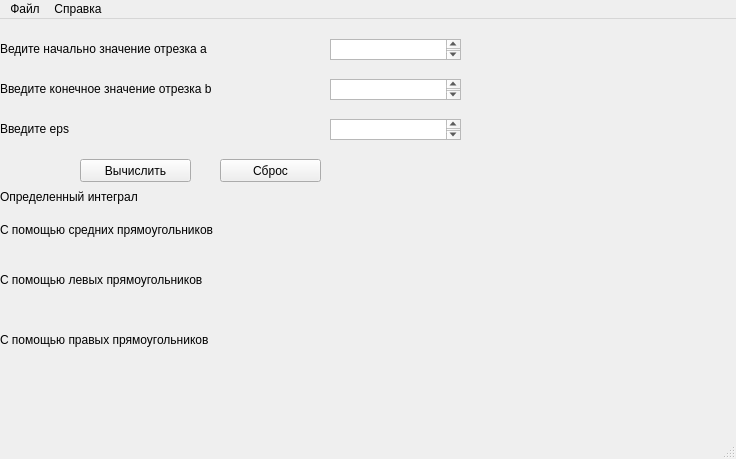
<?xml version="1.0" encoding="UTF-8"?>
<ui version="4.0">
 <class>MainWindow</class>
 <widget class="QMainWindow" name="MainWindow">
  <property name="geometry">
   <rect>
    <x>0</x>
    <y>0</y>
    <width>736</width>
    <height>459</height>
   </rect>
  </property>
  <property name="windowTitle">
   <string>MainWindow</string>
  </property>
  <widget class="QWidget" name="centralwidget">
   <widget class="QTextEdit" name="textEdit">
    <property name="geometry">
     <rect>
      <x>330</x>
      <y>20</y>
      <width>131</width>
      <height>21</height>
     </rect>
    </property>
   </widget>
   <widget class="QTextEdit" name="textEdit_2">
    <property name="geometry">
     <rect>
      <x>330</x>
      <y>60</y>
      <width>131</width>
      <height>21</height>
     </rect>
    </property>
   </widget>
   <widget class="QTextEdit" name="textEdit_3">
    <property name="geometry">
     <rect>
      <x>330</x>
      <y>100</y>
      <width>131</width>
      <height>21</height>
     </rect>
    </property>
   </widget>
   <widget class="QLabel" name="label">
    <property name="geometry">
     <rect>
      <x>0</x>
      <y>20</y>
      <width>331</width>
      <height>20</height>
     </rect>
    </property>
    <property name="text">
     <string>Ведите начально значение отрезка а</string>
    </property>
   </widget>
   <widget class="QLabel" name="label_2">
    <property name="geometry">
     <rect>
      <x>0</x>
      <y>60</y>
      <width>331</width>
      <height>20</height>
     </rect>
    </property>
    <property name="text">
     <string>Введите конечное значение отрезка b</string>
    </property>
   </widget>
   <widget class="QLabel" name="label_3">
    <property name="geometry">
     <rect>
      <x>0</x>
      <y>100</y>
      <width>151</width>
      <height>20</height>
     </rect>
    </property>
    <property name="text">
     <string>Введите eps</string>
    </property>
   </widget>
   <widget class="QPushButton" name="pushButton">
    <property name="geometry">
     <rect>
      <x>80</x>
      <y>140</y>
      <width>111</width>
      <height>23</height>
     </rect>
    </property>
    <property name="text">
     <string>Вычислить</string>
    </property>
   </widget>
   <widget class="QPushButton" name="pushButton_2">
    <property name="geometry">
     <rect>
      <x>220</x>
      <y>140</y>
      <width>101</width>
      <height>23</height>
     </rect>
    </property>
    <property name="text">
     <string>Сброс</string>
    </property>
   </widget>
   <widget class="QLabel" name="label_4">
    <property name="geometry">
     <rect>
      <x>0</x>
      <y>170</y>
      <width>301</width>
      <height>16</height>
     </rect>
    </property>
    <property name="text">
     <string>Определенный интеграл </string>
    </property>
   </widget>
   <widget class="QLabel" name="label_5">
    <property name="geometry">
     <rect>
      <x>340</x>
      <y>190</y>
      <width>311</width>
      <height>51</height>
     </rect>
    </property>
    <property name="text">
     <string/>
    </property>
   </widget>
   <widget class="QLabel" name="label_6">
    <property name="geometry">
     <rect>
      <x>490</x>
      <y>10</y>
      <width>281</width>
      <height>171</height>
     </rect>
    </property>
    <property name="text">
     <string/>
    </property>
    <property name="pixmap">
     <pixmap>../инф/Grafics/Figure_1.png</pixmap>
    </property>
    <property name="scaledContents">
     <bool>true</bool>
    </property>
   </widget>
   <widget class="QLabel" name="label_7">
    <property name="geometry">
     <rect>
      <x>340</x>
      <y>240</y>
      <width>311</width>
      <height>51</height>
     </rect>
    </property>
    <property name="text">
     <string/>
    </property>
   </widget>
   <widget class="QLabel" name="label_8">
    <property name="geometry">
     <rect>
      <x>340</x>
      <y>290</y>
      <width>311</width>
      <height>51</height>
     </rect>
    </property>
    <property name="text">
     <string/>
    </property>
   </widget>
   <widget class="QLabel" name="label_9">
    <property name="geometry">
     <rect>
      <x>0</x>
      <y>280</y>
      <width>201</width>
      <height>21</height>
     </rect>
    </property>
    <property name="text">
     <string/>
    </property>
   </widget>
   <widget class="QLabel" name="label_11">
    <property name="geometry">
     <rect>
      <x>0</x>
      <y>200</y>
      <width>301</width>
      <height>21</height>
     </rect>
    </property>
    <property name="text">
     <string>C помощью средних прямоугольников</string>
    </property>
   </widget>
   <widget class="QLabel" name="label_12">
    <property name="geometry">
     <rect>
      <x>0</x>
      <y>250</y>
      <width>301</width>
      <height>21</height>
     </rect>
    </property>
    <property name="text">
     <string>C помощью левых прямоугольников</string>
    </property>
   </widget>
   <widget class="QLabel" name="label_13">
    <property name="geometry">
     <rect>
      <x>0</x>
      <y>300</y>
      <width>301</width>
      <height>41</height>
     </rect>
    </property>
    <property name="text">
     <string>C помощью правых прямоугольников</string>
    </property>
   </widget>
  </widget>
  <widget class="QMenuBar" name="menubar">
   <property name="geometry">
    <rect>
     <x>0</x>
     <y>0</y>
     <width>736</width>
     <height>22</height>
    </rect>
   </property>
   <widget class="QMenu" name="menu">
    <property name="title">
     <string>Файл</string>
    </property>
    <addaction name="action"/>
   </widget>
   <widget class="QMenu" name="menu_2">
    <property name="title">
     <string>Справка</string>
    </property>
    <addaction name="action_2"/>
   </widget>
   <addaction name="menu"/>
   <addaction name="menu_2"/>
  </widget>
  <widget class="QStatusBar" name="statusbar"/>
  <action name="action">
   <property name="text">
    <string>Выход</string>
   </property>
  </action>
  <action name="action_2">
   <property name="text">
    <string>работу выполнила студентка ФГиИБ-ИСиТ-2б Иванова Саглара</string>
   </property>
  </action>
 </widget>
 <resources/>
 <connections>
  <connection>
   <sender>action</sender>
   <signal>triggered()</signal>
   <receiver>MainWindow</receiver>
   <slot>close()</slot>
   <hints>
    <hint type="sourcelabel">
     <x>-1</x>
     <y>-1</y>
    </hint>
    <hint type="destinationlabel">
     <x>398</x>
     <y>299</y>
    </hint>
   </hints>
  </connection>
  <connection>
   <sender>pushButton_2</sender>
   <signal>clicked()</signal>
   <receiver>label_6</receiver>
   <slot>clear()</slot>
   <hints>
    <hint type="sourcelabel">
     <x>257</x>
     <y>173</y>
    </hint>
    <hint type="destinationlabel">
     <x>490</x>
     <y>117</y>
    </hint>
   </hints>
  </connection>
  <connection>
   <sender>pushButton_2</sender>
   <signal>clicked()</signal>
   <receiver>textEdit</receiver>
   <slot>clear()</slot>
   <hints>
    <hint type="sourcelabel">
     <x>257</x>
     <y>173</y>
    </hint>
    <hint type="destinationlabel">
     <x>275</x>
     <y>52</y>
    </hint>
   </hints>
  </connection>
  <connection>
   <sender>pushButton_2</sender>
   <signal>clicked()</signal>
   <receiver>textEdit_2</receiver>
   <slot>clear()</slot>
   <hints>
    <hint type="sourcelabel">
     <x>257</x>
     <y>173</y>
    </hint>
    <hint type="destinationlabel">
     <x>275</x>
     <y>92</y>
    </hint>
   </hints>
  </connection>
  <connection>
   <sender>pushButton_2</sender>
   <signal>clicked()</signal>
   <receiver>textEdit_3</receiver>
   <slot>clear()</slot>
   <hints>
    <hint type="sourcelabel">
     <x>257</x>
     <y>173</y>
    </hint>
    <hint type="destinationlabel">
     <x>275</x>
     <y>132</y>
    </hint>
   </hints>
  </connection>
 </connections>
</ui>
